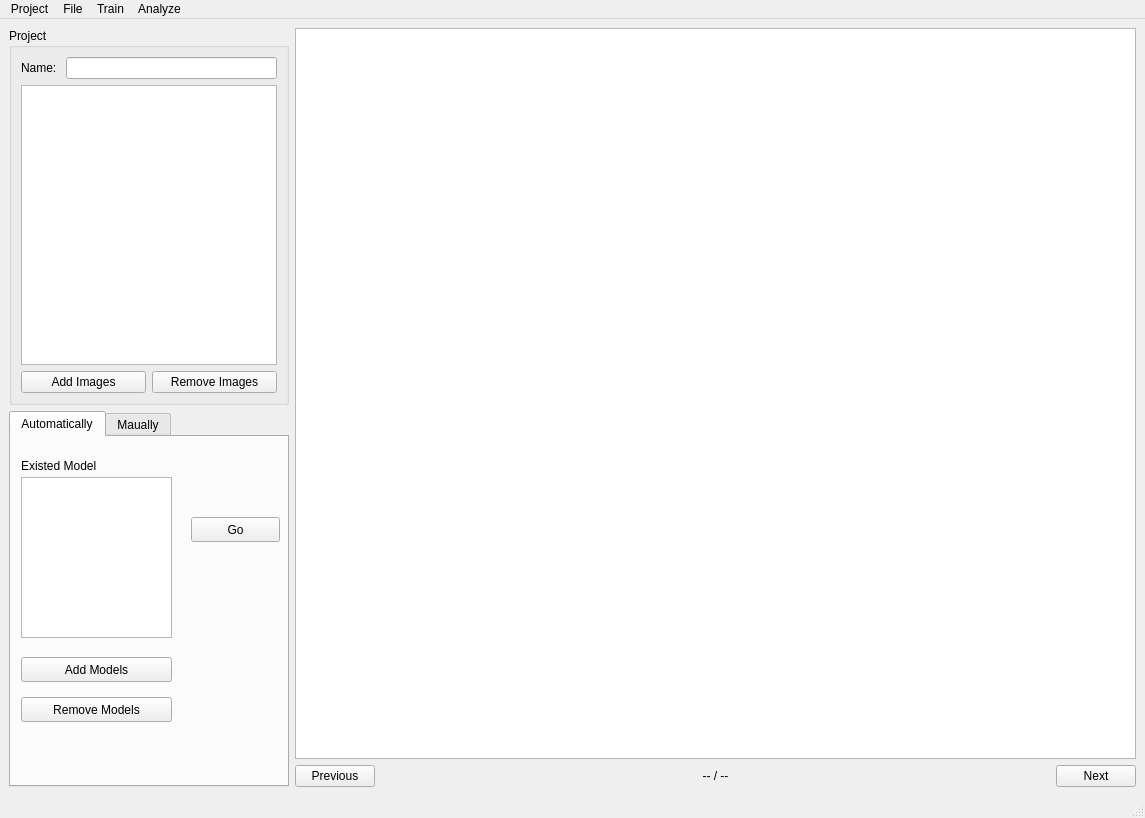
<?xml version="1.0" encoding="UTF-8"?>
<ui version="4.0">
 <class>MainWindow</class>
 <widget class="QMainWindow" name="MainWindow">
  <property name="geometry">
   <rect>
    <x>0</x>
    <y>0</y>
    <width>1145</width>
    <height>818</height>
   </rect>
  </property>
  <property name="sizePolicy">
   <sizepolicy hsizetype="Fixed" vsizetype="Preferred">
    <horstretch>0</horstretch>
    <verstretch>0</verstretch>
   </sizepolicy>
  </property>
  <property name="windowTitle">
   <string>MainWindow</string>
  </property>
  <widget class="QWidget" name="centralwidget">
   <layout class="QHBoxLayout" name="horizontalLayout_4">
    <item>
     <layout class="QVBoxLayout" name="verticalLayout_3">
      <property name="sizeConstraint">
       <enum>QLayout::SetDefaultConstraint</enum>
      </property>
      <item>
       <widget class="QGroupBox" name="groupBox_3">
        <property name="sizePolicy">
         <sizepolicy hsizetype="Fixed" vsizetype="Expanding">
          <horstretch>0</horstretch>
          <verstretch>0</verstretch>
         </sizepolicy>
        </property>
        <property name="title">
         <string>Project</string>
        </property>
        <layout class="QVBoxLayout" name="verticalLayout_5">
         <item>
          <layout class="QVBoxLayout" name="verticalLayout_4">
           <item>
            <layout class="QFormLayout" name="formLayout">
             <property name="sizeConstraint">
              <enum>QLayout::SetDefaultConstraint</enum>
             </property>
             <property name="fieldGrowthPolicy">
              <enum>QFormLayout::AllNonFixedFieldsGrow</enum>
             </property>
             <property name="rowWrapPolicy">
              <enum>QFormLayout::DontWrapRows</enum>
             </property>
             <property name="formAlignment">
              <set>Qt::AlignLeading|Qt::AlignLeft|Qt::AlignTop</set>
             </property>
             <property name="horizontalSpacing">
              <number>6</number>
             </property>
             <property name="verticalSpacing">
              <number>6</number>
             </property>
             <item row="0" column="1">
              <widget class="QLineEdit" name="sdfLineEdit">
               <property name="sizePolicy">
                <sizepolicy hsizetype="Preferred" vsizetype="Fixed">
                 <horstretch>0</horstretch>
                 <verstretch>0</verstretch>
                </sizepolicy>
               </property>
              </widget>
             </item>
             <item row="0" column="0">
              <widget class="QLabel" name="sdfLabel">
               <property name="text">
                <string>Name: </string>
               </property>
              </widget>
             </item>
            </layout>
           </item>
           <item>
            <widget class="QListWidget" name="list_widget_images">
             <property name="sizePolicy">
              <sizepolicy hsizetype="Fixed" vsizetype="MinimumExpanding">
               <horstretch>0</horstretch>
               <verstretch>0</verstretch>
              </sizepolicy>
             </property>
             <property name="selectionMode">
              <enum>QAbstractItemView::ExtendedSelection</enum>
             </property>
            </widget>
           </item>
           <item>
            <layout class="QHBoxLayout" name="horizontalLayout_2">
             <item>
              <widget class="QPushButton" name="push_button_add_images">
               <property name="text">
                <string>Add Images</string>
               </property>
              </widget>
             </item>
             <item>
              <widget class="QPushButton" name="push_button_remove_images">
               <property name="text">
                <string>Remove Images</string>
               </property>
              </widget>
             </item>
            </layout>
           </item>
          </layout>
         </item>
        </layout>
       </widget>
      </item>
      <item>
       <widget class="QTabWidget" name="tabWidget_2">
        <property name="sizePolicy">
         <sizepolicy hsizetype="Minimum" vsizetype="Expanding">
          <horstretch>0</horstretch>
          <verstretch>0</verstretch>
         </sizepolicy>
        </property>
        <property name="minimumSize">
         <size>
          <width>0</width>
          <height>0</height>
         </size>
        </property>
        <property name="maximumSize">
         <size>
          <width>282</width>
          <height>16777215</height>
         </size>
        </property>
        <property name="currentIndex">
         <number>0</number>
        </property>
        <widget class="QWidget" name="tabWidget_2Page1">
         <attribute name="title">
          <string>Automatically</string>
         </attribute>
         <widget class="QListWidget" name="list_widget_models">
          <property name="geometry">
           <rect>
            <x>10</x>
            <y>40</y>
            <width>151</width>
            <height>161</height>
           </rect>
          </property>
          <property name="selectionMode">
           <enum>QAbstractItemView::ExtendedSelection</enum>
          </property>
         </widget>
         <widget class="QLabel" name="label">
          <property name="geometry">
           <rect>
            <x>10</x>
            <y>20</y>
            <width>111</width>
            <height>17</height>
           </rect>
          </property>
          <property name="text">
           <string>Existed Model</string>
          </property>
         </widget>
         <widget class="QPushButton" name="push_button_add_models">
          <property name="geometry">
           <rect>
            <x>10</x>
            <y>220</y>
            <width>151</width>
            <height>25</height>
           </rect>
          </property>
          <property name="text">
           <string>Add Models</string>
          </property>
         </widget>
         <widget class="QPushButton" name="push_button_remove_models">
          <property name="geometry">
           <rect>
            <x>10</x>
            <y>260</y>
            <width>151</width>
            <height>25</height>
           </rect>
          </property>
          <property name="text">
           <string>Remove Models</string>
          </property>
         </widget>
         <widget class="QPushButton" name="push_button_go">
          <property name="geometry">
           <rect>
            <x>180</x>
            <y>80</y>
            <width>89</width>
            <height>25</height>
           </rect>
          </property>
          <property name="text">
           <string>Go</string>
          </property>
         </widget>
        </widget>
        <widget class="QWidget" name="tabWidget_2Page2">
         <attribute name="title">
          <string>Maually</string>
         </attribute>
         <layout class="QVBoxLayout" name="verticalLayout_2">
          <item>
           <widget class="QGroupBox" name="groupBox_2">
            <property name="sizePolicy">
             <sizepolicy hsizetype="Preferred" vsizetype="Expanding">
              <horstretch>0</horstretch>
              <verstretch>0</verstretch>
             </sizepolicy>
            </property>
            <property name="title">
             <string>Attributes</string>
            </property>
            <layout class="QVBoxLayout" name="verticalLayout_6"/>
           </widget>
          </item>
          <item>
           <widget class="QLineEdit" name="line_edit_id">
            <property name="text">
             <string/>
            </property>
           </widget>
          </item>
          <item>
           <layout class="QHBoxLayout" name="horizontalLayout_5">
            <item>
             <widget class="QPushButton" name="push_button_add">
              <property name="text">
               <string>Add</string>
              </property>
             </widget>
            </item>
            <item>
             <widget class="QPushButton" name="push_button_remove">
              <property name="text">
               <string>Remove</string>
              </property>
             </widget>
            </item>
           </layout>
          </item>
         </layout>
        </widget>
       </widget>
      </item>
     </layout>
    </item>
    <item>
     <layout class="QVBoxLayout" name="verticalLayout_9">
      <item>
       <widget class="QGraphicsView" name="graphics_view">
        <property name="sizePolicy">
         <sizepolicy hsizetype="Expanding" vsizetype="Expanding">
          <horstretch>0</horstretch>
          <verstretch>0</verstretch>
         </sizepolicy>
        </property>
        <property name="sizeAdjustPolicy">
         <enum>QAbstractScrollArea::AdjustIgnored</enum>
        </property>
       </widget>
      </item>
      <item>
       <layout class="QHBoxLayout" name="horizontalLayout">
        <item>
         <widget class="QPushButton" name="button_previous_page">
          <property name="sizePolicy">
           <sizepolicy hsizetype="Minimum" vsizetype="Minimum">
            <horstretch>0</horstretch>
            <verstretch>0</verstretch>
           </sizepolicy>
          </property>
          <property name="text">
           <string>Previous</string>
          </property>
         </widget>
        </item>
        <item>
         <widget class="QLabel" name="label_page_id">
          <property name="sizePolicy">
           <sizepolicy hsizetype="Expanding" vsizetype="Preferred">
            <horstretch>0</horstretch>
            <verstretch>0</verstretch>
           </sizepolicy>
          </property>
          <property name="text">
           <string>-- / --</string>
          </property>
          <property name="alignment">
           <set>Qt::AlignCenter</set>
          </property>
         </widget>
        </item>
        <item>
         <widget class="QPushButton" name="button_next_page">
          <property name="text">
           <string>Next</string>
          </property>
         </widget>
        </item>
       </layout>
      </item>
     </layout>
    </item>
   </layout>
  </widget>
  <widget class="QMenuBar" name="menubar">
   <property name="geometry">
    <rect>
     <x>0</x>
     <y>0</y>
     <width>1145</width>
     <height>22</height>
    </rect>
   </property>
   <widget class="QMenu" name="menuFile">
    <property name="title">
     <string>Project</string>
    </property>
    <addaction name="action_project_new"/>
    <addaction name="action_project_load"/>
    <addaction name="action_project_save"/>
    <addaction name="separator"/>
    <addaction name="action_project_add_files"/>
    <addaction name="action_project_remove_files"/>
   </widget>
   <widget class="QMenu" name="menuTrain">
    <property name="title">
     <string>Train</string>
    </property>
    <addaction name="action_train_train"/>
    <addaction name="action_train_edit_configurations"/>
   </widget>
   <widget class="QMenu" name="menuAnalyze">
    <property name="title">
     <string>Analyze</string>
    </property>
    <addaction name="action_analyze_tensorboard"/>
   </widget>
   <widget class="QMenu" name="menuFile_2">
    <property name="title">
     <string>File</string>
    </property>
    <addaction name="separator"/>
    <addaction name="action_file_zoom_in"/>
    <addaction name="action_file_zoom_out"/>
    <addaction name="separator"/>
    <addaction name="action_file_default_size"/>
    <addaction name="separator"/>
    <addaction name="action_file_delete_polygon"/>
   </widget>
   <addaction name="menuFile"/>
   <addaction name="menuFile_2"/>
   <addaction name="menuTrain"/>
   <addaction name="menuAnalyze"/>
  </widget>
  <widget class="QStatusBar" name="statusbar"/>
  <action name="action_project_save">
   <property name="text">
    <string>Save</string>
   </property>
  </action>
  <action name="action_project_load">
   <property name="text">
    <string>Load</string>
   </property>
  </action>
  <action name="action_project_add_files">
   <property name="text">
    <string>Add files</string>
   </property>
  </action>
  <action name="action_project_remove_files">
   <property name="text">
    <string>Remove file</string>
   </property>
  </action>
  <action name="action_file_zoom_in">
   <property name="text">
    <string>Zoom In</string>
   </property>
  </action>
  <action name="action_file_zoom_out">
   <property name="text">
    <string>Zoom Out</string>
   </property>
  </action>
  <action name="action_file_default_size">
   <property name="text">
    <string>Default Size</string>
   </property>
  </action>
  <action name="action_file_delete_polygon">
   <property name="text">
    <string>Delete Polygon</string>
   </property>
  </action>
  <action name="action_train_train">
   <property name="text">
    <string>Train</string>
   </property>
  </action>
  <action name="action_train_edit_configurations">
   <property name="text">
    <string>Edit Configurations</string>
   </property>
  </action>
  <action name="action_analyze_tensorboard">
   <property name="text">
    <string>Tensorboard</string>
   </property>
  </action>
  <action name="action_project_new">
   <property name="text">
    <string>New</string>
   </property>
  </action>
 </widget>
 <resources/>
 <connections/>
</ui>
